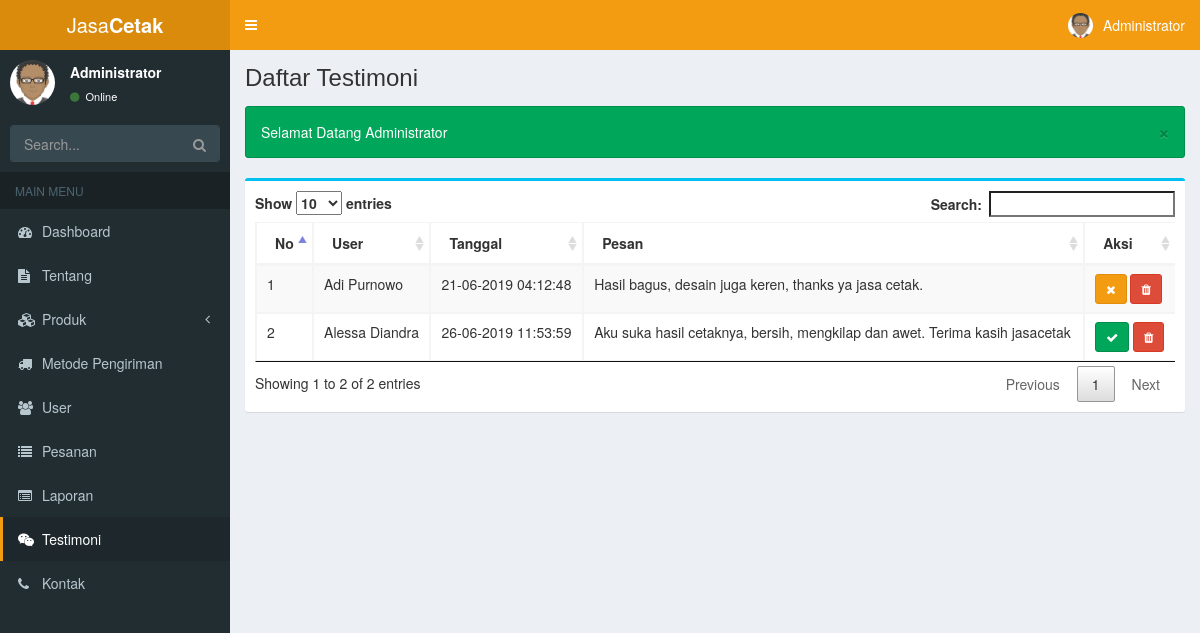
Page /admin/index.php?page=testimoni (signed in) on the earlier database version.
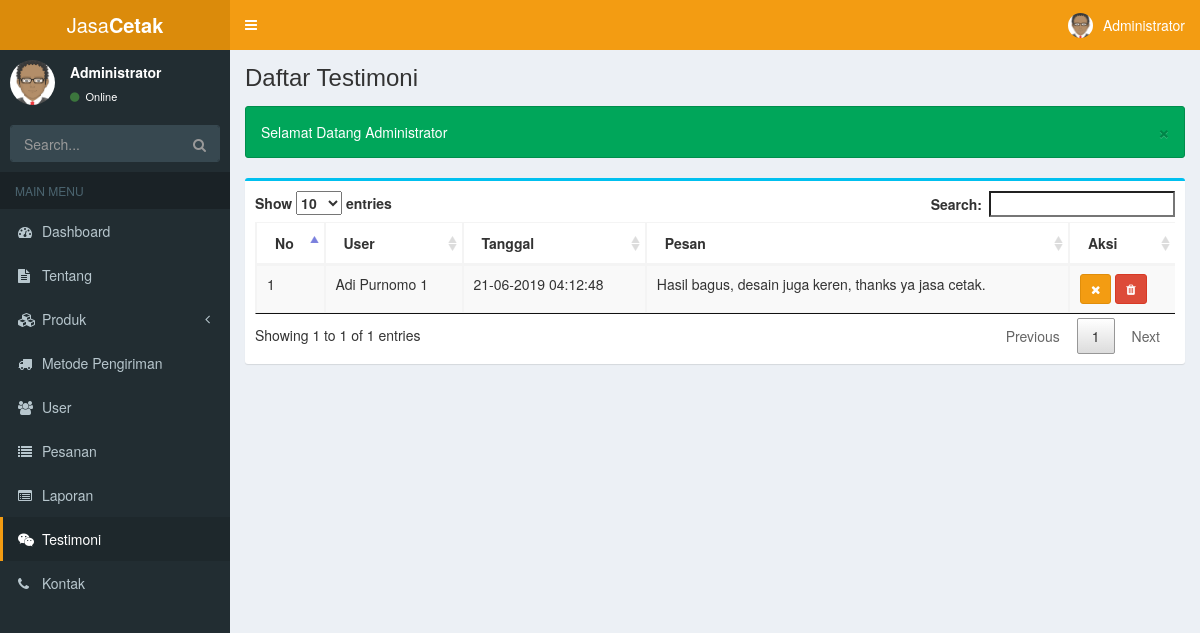
Same page on the later database version.
### tables this page shows
CREATE TABLE IF NOT EXISTS `testimoni` (
  `id_testi` int(11) NOT NULL,
  `tgl` datetime NOT NULL,
  `pesan` text NOT NULL,
  `status` tinyint(1) NOT NULL,
  `id_user` int(11) NOT NULL
);

CREATE TABLE IF NOT EXISTS `user` (
  `id_user` int(11) NOT NULL,
  `nama` varchar(50) NOT NULL,
  `foto` varchar(100) NOT NULL DEFAULT 'no-foto.png',
  `email` varchar(50) NOT NULL,
  `telp` varchar(20) NOT NULL,
  `provinsi` varchar(100) NOT NULL,
  `kota` varchar(100) NOT NULL,
  `kecamatan` varchar(100) NOT NULL,
  `alamat` varchar(200) NOT NULL,
  `keterangan` varchar(200) NOT NULL,
  `password` varchar(255) NOT NULL
);

### admin/sistem/content.php (called while the page is built, shortened)
<?php
$page = $_GET['page'];
switch ($page) {
    case 'testimoni':
        $testimoni_active = 'active';
        $page_header = 'Daftar Testimoni';
        break;
}

### admin/views/testimoni.php (the view)
<?php
$query = mysqli_query($koneksi, "SELECT * FROM testimoni JOIN user ON testimoni.id_user = user.id_user");
$no = 1;
?>
<div class="box box-info">
    <div class="box-body">
        <div class="table-responsive">
            <table class="table table-bordered table-striped data-table">
                <thead>
                    <th>No</th>
                    <th>User</th>
                    <th>Tanggal</th>
                    <th>Pesan</th>
                    <th>Aksi</th>
                </thead>
                <tbody>
                    <?php while ($row = mysqli_fetch_assoc($query)): ?>
                        <tr>
                            <td><?= $no++ ?></td>
                            <td><?= $row['nama'] ?></td>
                            <td><?= date('d-m-Y H:i:s', strtotime($row['tgl'])) ?></td>
                            <td><?= $row['pesan'] ?></td>
                            <td>
                                <?php if ($row['status'] == 0): ?>
                                    <a href="sistem/ubah_status_testi.php?id=<?= $row['id_testi'] ?>&status=1" class="btn btn-success btn-sm" data-toggle="tooltip" data-placement="top" title="Tampilkan Testimoni" onclick="return confirm('Tampilkan Testimoni?')">
                                        <i class="fa fa-check"></i>
                                    </a>
                                <?php elseif ($row['status'] == 1): ?>
                                    <a href="sistem/ubah_status_testi.php?id=<?= $row['id_testi'] ?>&status=0" class="btn btn-warning btn-sm" data-toggle="tooltip" data-placement="top" title="Sembunyikan Testimoni" onclick="return confirm('Sembunyikan Testimoni?')">
                                        <i class="fa fa-close"></i>
                                    </a>
                                <?php endif; ?>
                                <a href="sistem/hapus_testi.php?id=<?= $row['id_testi'] ?>" class="btn btn-danger btn-sm" data-toggle="tooltip" data-placement="top" title="Hapus Testimoni" onclick="return confirm('Hapus Testimoni?')">
                                    <i class="fa fa-trash"></i>
                                </a>
                            </td>
                        </tr>
                    <?php endwhile; ?>
                </tbody>
            </table>
        </div>
    </div>
</div>

### admin/index.php (shortened to what this page needs)
<?php
include_once 'sistem/content.php';
?>
<!DOCTYPE html>
<html lang="en">
<head>
    <link rel="stylesheet" href="../assets/css/bootstrap.min.css">
    <link rel="stylesheet" href="../assets/plugins/datatables/datatables.min.css">
    <link rel="stylesheet" href="../assets/fonts/font-awesome/css/font-awesome.min.css">
    <link rel="stylesheet" href="../assets/css/adminLTE.min.css">
    <link rel="stylesheet" href="../assets/css/skins/skin-yellow.min.css">
</head>
<body class="hold-transition skin-yellow sidebar-mini">
    <div class="wrapper">
        <header class="main-header">
            <a href="index.php" class="logo">
                <span class="logo-lg">Jasa<b>Cetak</b></span>
            </a>
            <nav class="navbar navbar-static-top" role="navigation">
                <a href="#" class="sidebar-toggle" data-toggle="push-menu" role="button">
                </a>
                <div class="navbar-custom-menu">
                    <ul class="nav navbar-nav">
                        <li class="dropdown user user-menu">
                            <a href="#" class="dropdown-toggle" data-toggle="dropdown">
                                <img src="../<?= $_SESSION['foto'] ?>" class="user-image" alt="<?= $_SESSION['nama'] ?>">
                                <span class="hidden-xs"><?= $_SESSION['nama'] ?></span>
                            </a>
                        </li>
                    </ul>
                </div>
            </nav>
        </header>
        <aside class="main-sidebar">
            <section class="sidebar">
            <div class="user-panel">
                <div class="pull-left image">
                <img src="../<?= $_SESSION['foto'] ?>" class="img-circle" alt="<?= $_SESSION['nama'] ?>">
                </div>
                <div class="pull-left info">
                <p><?= $_SESSION['nama'] ?></p>
                <a href="#"><i class="fa fa-circle text-success"></i> Online</a>
                </div>
            </div>
            <form action="#" method="get" class="sidebar-form">
                <div class="input-group">
                <input type="text" name="q" class="form-control" placeholder="Search...">
                <span class="input-group-btn">
                    <button type="submit" name="search" id="search-btn" class="btn btn-flat"><i class="fa fa-search"></i>
                    </button>
                    </span>
                </div>
            </form>
            <ul class="sidebar-menu" data-widget="tree">
                <li class="header">MAIN MENU</li>
                <li class="<?= @$dashboard_active ?>"><a href="index.php?page=dashboard"><i class="fa fa-dashboard"></i> <span>Dashboard</span></a></li>
                <li class="<?= @$tentang_active ?>"><a href="index.php?page=tentang"><i class="fa fa-file-text"></i> <span>Tentang</span></a></li>
                <li class="<?= @$pk_active ?> treeview">
                    <a href="#"><i class="fa fa-cubes"></i> <span>Produk</span>
                        <span class="pull-right-container">
                            <i class="fa fa-angle-left pull-right"></i>
                        </span>
                    </a>
                </li>
                <li class="<?= @$ongkir_active ?>"><a href="index.php?page=ongkir"><i class="fa fa-truck"></i> <span>Metode Pengiriman</span></a></li>
                <li class="<?= @$user_active ?>"><a href="index.php?page=user"><i class="fa fa-users"></i> <span>User</span></a></li>
                <li class="<?= @$pesanan_active ?>"><a href="index.php?page=pesanan"><i class="fa fa-list"></i> <span>Pesanan</span></a></li>
                <li class="<?= @$report_active ?>"><a href="index.php?page=report"><i class="fa fa-list-alt"></i> <span>Laporan</span></a></li>
                <li class="<?= @$testimoni_active ?>"><a href="index.php?page=testimoni"><i class="fa fa-wechat"></i> <span>Testimoni</span></a></li>
                <li class="<?= @$kontak_active ?>"><a href="index.php?page=kontak"><i class="fa fa-phone"></i> <span>Kontak</span></a></li>
            </ul>
            </section>
        </aside>
        <div class="content-wrapper">
            <section class="content-header">
                <h1>
                    <?= $page_header ?>
                </h1>
            </section>
            <section class="content container-fluid">
                <?php if (@$_SESSION['pesan']): ?>
                    <div class="alert alert-<?= $_SESSION['pesan']['status'] ?> alert-dismissible">
                        <button type="button" class="close" data-dismiss="alert" aria-hidden="true">&times;</button>
                        <?= $_SESSION['pesan']['isi'] ?>
                    </div>
                <?php endif; ?>
                <?php include_once 'views/' . $page ?>
            </section>
        </div>
    </div>
</body>
</html>

Differences in the rows shown:
removed testimoni: id_user.nama "Alessa Diandra", tgl "26-06-2019 11:53:59", pesan "Aku suka hasil cetaknya, bersih, mengkilap dan awet. Terima kasih jasacetak"
changed through a linked row, testimoni "Hasil bagus, desain juga keren, thanks ya jasa cetak.": id_user.nama "Adi Purnowo" → "Adi Purnomo 1"
Other differences:
text written by a page script: "Show entries Search: Showing 1 to 2 of 2 entries Previous 1 Next" → "Show entries Search: Showing 1 to 1 of 1 entries Previous 1 Next"
